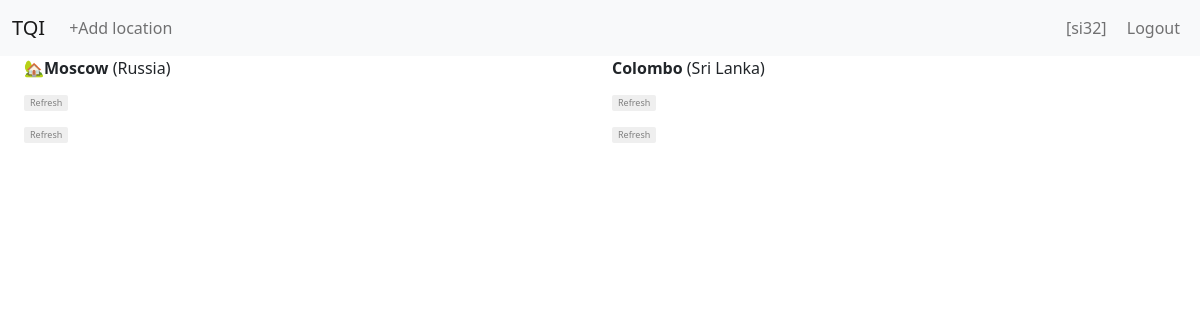
Page / (signed in) on the earlier database version.
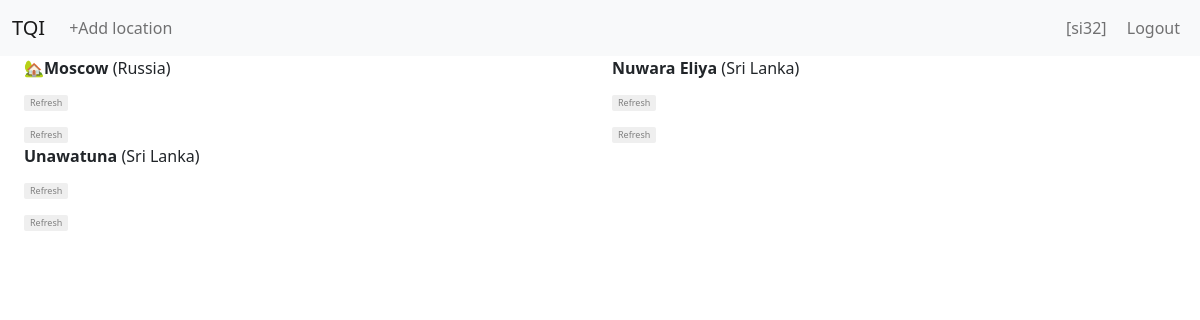
Same page on the later database version.
### infopage/models.py (models this page shows, shortened)
class Location(models.Model):
    user = models.ForeignKey(User, on_delete=models.CASCADE, related_name="user_locations")
    order = models.PositiveIntegerField()
    country = models.ForeignKey(Country, on_delete=models.CASCADE)
    city = models.ForeignKey(City, on_delete=models.CASCADE)
    is_home = models.BooleanField()
    show_hide = models.BooleanField()

class City(models.Model):
    name = models.CharField(max_length=64)
    latitude = models.DecimalField(max_digits=9, decimal_places=6)
    longitude = models.DecimalField(max_digits=9, decimal_places=6)
    population = models.PositiveIntegerField()
    timezone = models.CharField(max_length=64, blank=True)
    country = models.ForeignKey(Country, on_delete=models.CASCADE)

class Country(models.Model):
    name = models.CharField(max_length=64)
    country_code = models.CharField(max_length=8)
    latitude = models.DecimalField(max_digits=9, decimal_places=6)
    longitude = models.DecimalField(max_digits=9, decimal_places=6)
    population = models.PositiveIntegerField()

### infopage/views.py (the view)
# urls.py: path("", views.index, name="index"),
def index(request):
    if request.user.is_authenticated:
        user = User.objects.get(username=request.user)
        locations = user.user_locations.all().filter(show_hide=True).order_by("order")
        return render(request, "infopage/index.html", {
            "locations": locations,
        })
    else:
        return render(request, "infopage/login.html")

### infopage/templates/infopage/index.html (shortened to what this page needs)
{% extends "infopage/layout.html" %}
{% load static %}
{% block body %}
		<div class="CountryMainDiv">
			<div class="conteiner-fluid mx-4">
				<div class="row">
					{% for location in locations %}
					<div class="col-sm-12 col-md-6 mb-10">
							{% if location.is_home %}
								<div>🏡<b>{{location.city.name}}</b> ({{location.country.name}})</div>
								{% else %}
								<div><b>{{location.city.name}}</b> ({{location.country.name}})</div>
							{% endif %}
							<div class="weather">
								<button class="refresh-btn" onclick="refresh_weather(event)">Refresh</button>
							</div>
							<div class="currency">
								<button class="refresh-btn" onclick="refresh_currency(event)">Refresh</button>
							</div>
						</div>
					{% endfor %}
				</div>
			</div>
		</div>
{% endblock %}

Differences in the rows shown:
removed Location: city.name "Colombo", country.name "Sri Lanka"
added Location: city.name "Nuwara Eliya", country.name "Sri Lanka"
added Location: city.name "Unawatuna", country.name "Sri Lanka"
